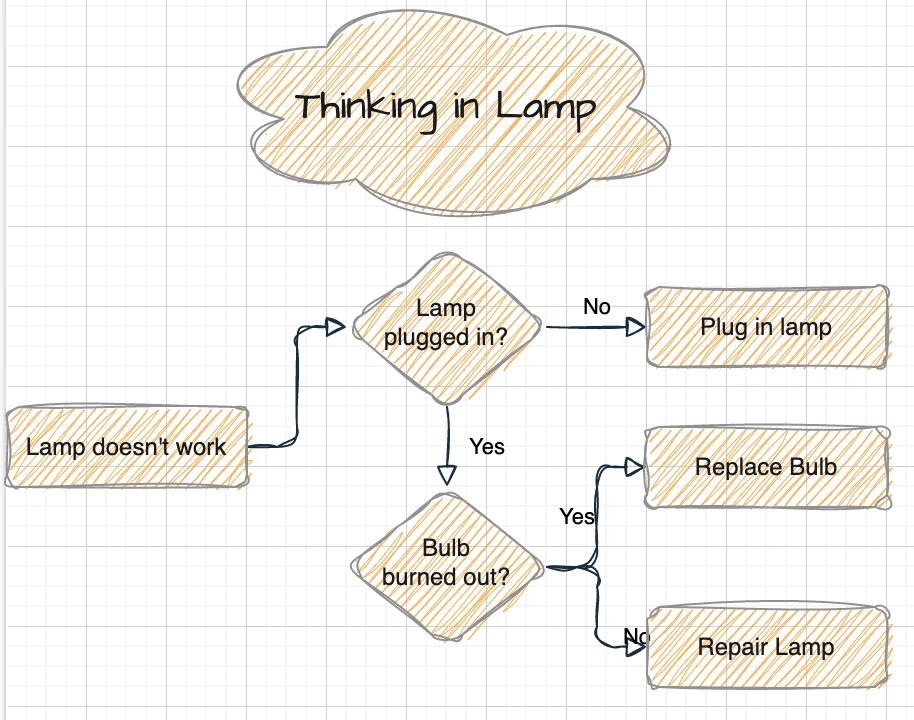
#> input picture Diagram Vectorization/i3.jpg, 914 x 720 px
$ python test1.py
#> lines starting #> are read from the running program, lines starting #| are printed output that depends on the picture; after the words box and inside, x2 and y2 are one past the last pixel; in counts of white or black regions, pixels touching at a corner belong together
import cv2
import numpy as np
from sklearn.mixture import GaussianMixture


if __name__ == "__main__":
    # Load grayscale
    img_path = "i3.jpg"
    img = cv2.imread(img_path)
#> img is the input picture: shape (720, 914, 3); mean B, G, R 237, 241.8, 244.7
    if img is None:
        raise FileNotFoundError(f"Could not read {img_path}")
    gray = cv2.cvtColor(img, cv2.COLOR_BGR2GRAY)


    binary = cv2.adaptiveThreshold(
        gray, 255,
        cv2.ADAPTIVE_THRESH_GAUSSIAN_C,
        cv2.THRESH_BINARY,
        blockSize=31,  # odd
        C=5
    )
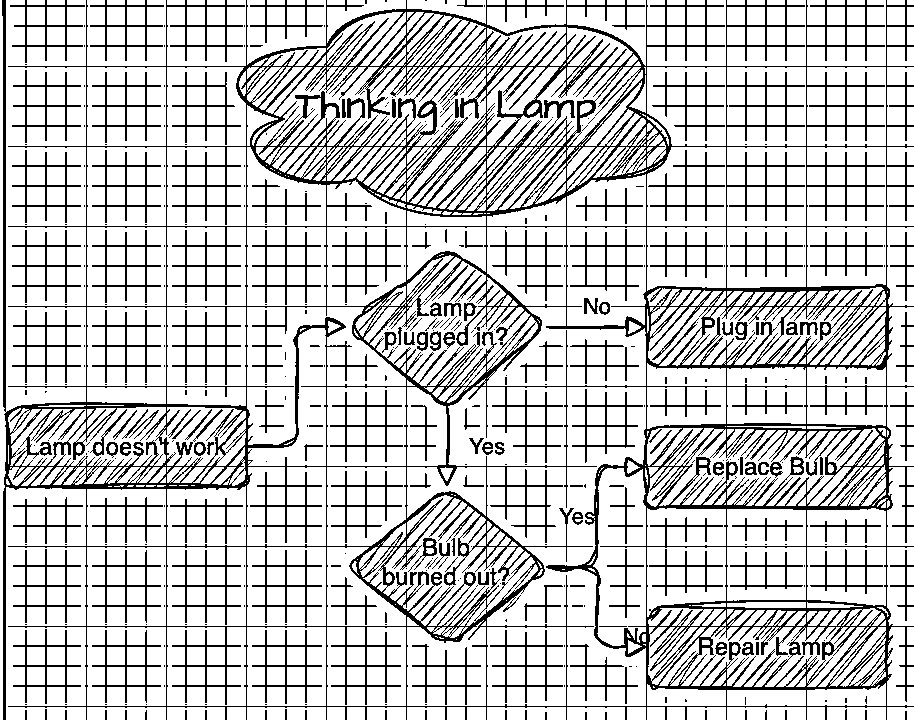
#> binary: shape (720, 914); 79.5% white; black in thin lines or dots

    more_white = np.count_nonzero(binary) > (binary.size // 2)
#> more_white = True

    if more_white:
        binary = cv2.bitwise_not(binary)
#> binary: shape (720, 914); 20.5% white in thin lines or dots

    color = cv2.bitwise_and(img, img, mask=binary)
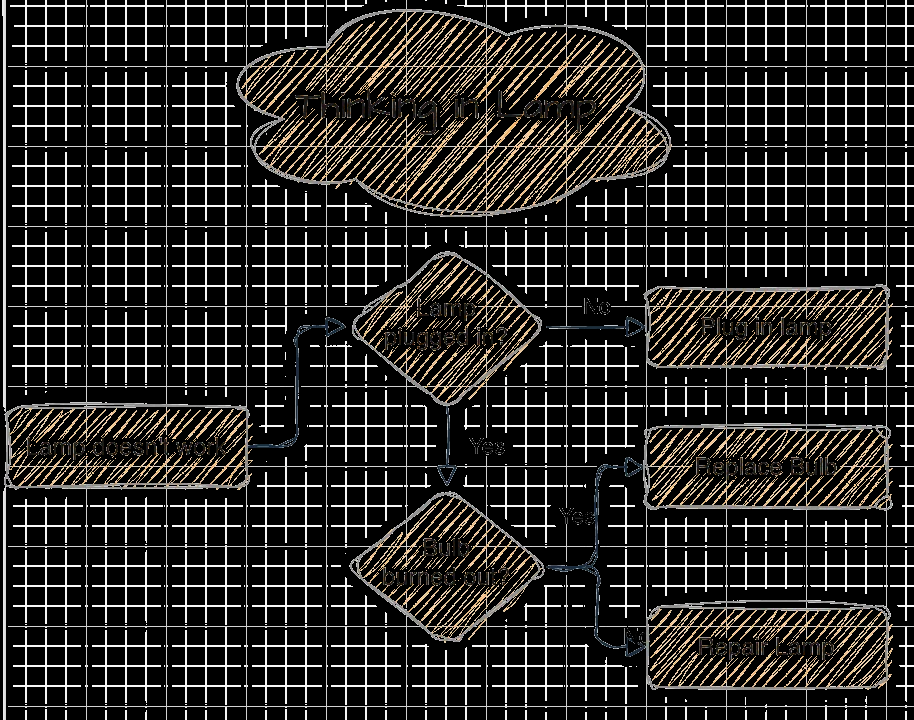
#> color: shape (720, 914, 3); mean B, G, R 38.7, 41.1, 43
    inv_mask = cv2.bitwise_not(color)
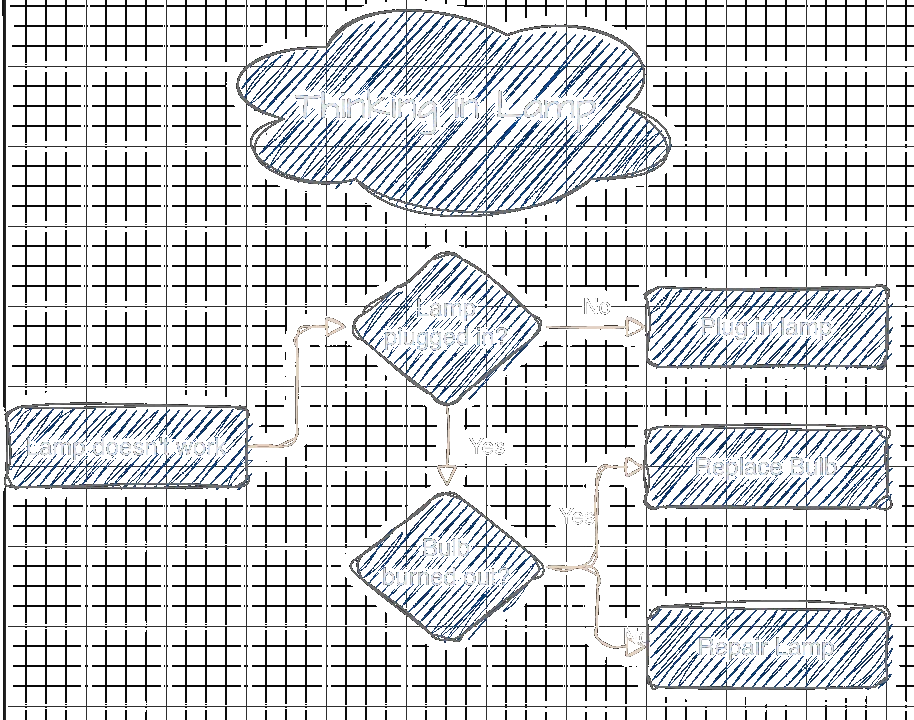
#> inv_mask: shape (720, 914, 3); mean B, G, R 216.3, 213.9, 212

    color[inv_mask == 255] = 255

    hsv = cv2.cvtColor(color, cv2.COLOR_BGR2HSV)
#> hsv: shape (720, 914, 3); mean H, S, V 3.4, 6.3, 245.9
    h, s, v = cv2.split(hsv)
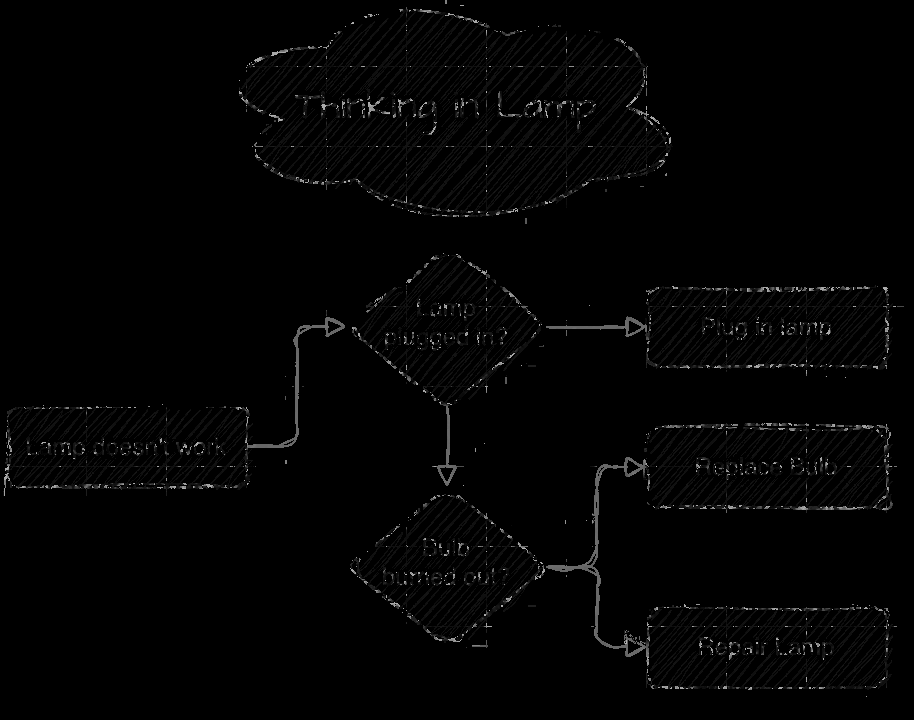
#> h: shape (720, 914); min 0, max 179, mean 3.4
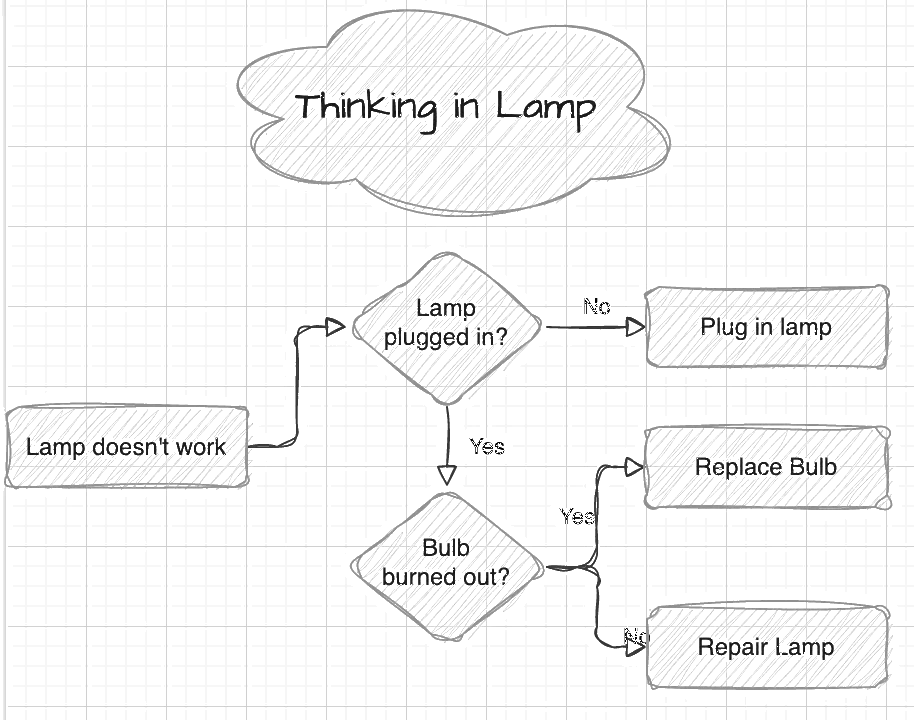
#> v: shape (720, 914); min 1, max 255, mean 245.9
    s = np.clip(s * 2.2, 0, 255).astype(np.uint8)
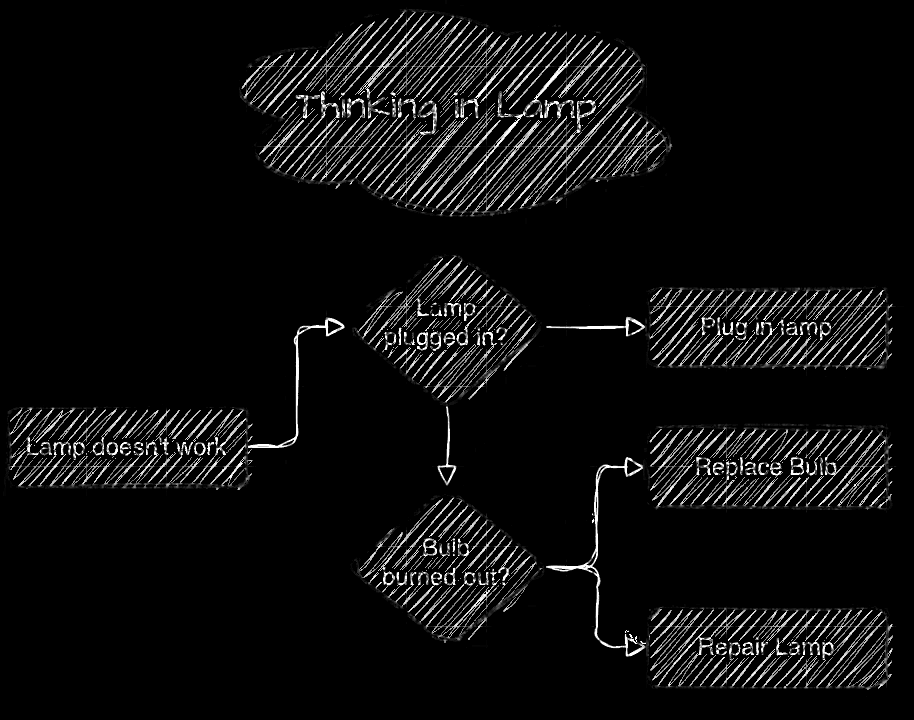
#> s: shape (720, 914); min 0, max 255, mean 13.5
    hsv_enhanced = cv2.merge([h, s, v])
#> hsv_enhanced: shape (720, 914, 3); mean H, S, V 3.4, 13.5, 245.9
    result = cv2.cvtColor(hsv_enhanced, cv2.COLOR_HSV2BGR)
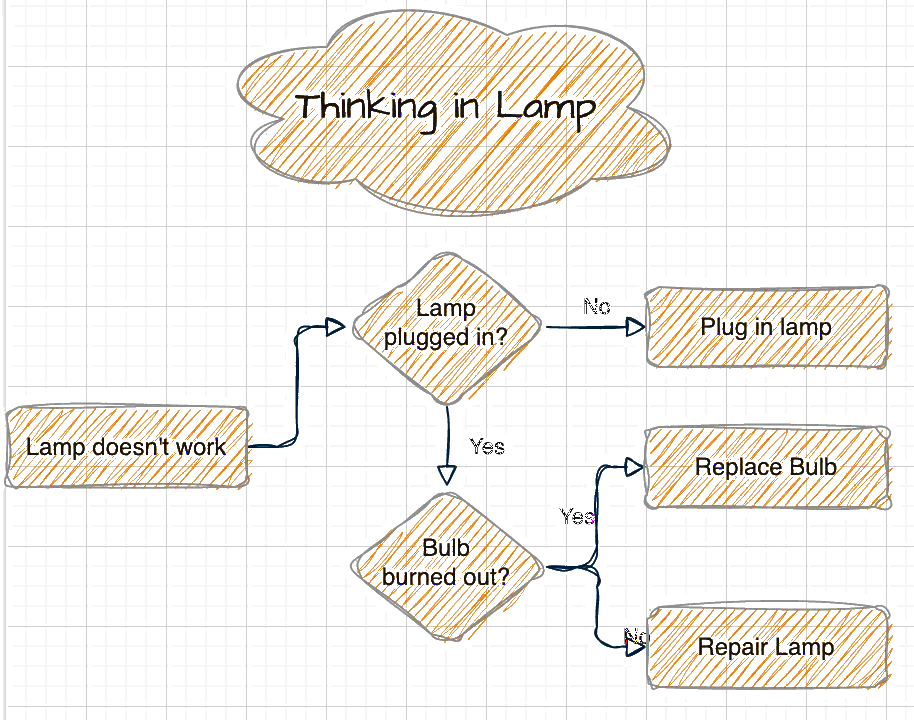
#> result: shape (720, 914, 3); mean B, G, R 236.2, 241.3, 245.5


    cv2.imshow("gray", img)
    cv2.imshow("GMM Cutoff", result)
    cv2.waitKey(0)
    cv2.destroyAllWindows()

$ run again, with Diagram Vectorization/i1.jpg copied over Diagram Vectorization/i3.jpg
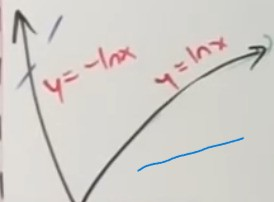
#> input picture Diagram Vectorization/i1.jpg, 274 x 202 px
#> img is the input picture: shape (202, 274, 3); mean B, G, R 202.7, 207.2, 210.4
#> `binary = cv2.adaptiveThreshold( gray, 255, cv2.ADAPTIVE_THRESH_GAUSSIA..`:
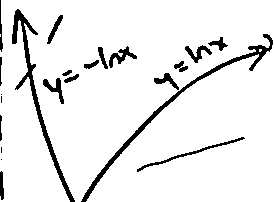
#> binary: shape (202, 274); 92.3% white; 22 black regions (4 under 20 px), largest, box (x1, y1, x2, y2) and area: (81, 34, 273, 202) 1229, (12, 9, 75, 202) 1160, (137, 137, 245, 172) 289
#> more_white = True
#> hsv: shape (202, 274, 3); mean H, S, V 4.7, 2.8, 247.2
#> hsv_enhanced: shape (202, 274, 3); mean H, S, V 4.7, 5.8, 247.2
#> `result = cv2.cvtColor(hsv_enhanced, cv2.COLOR_HSV2BGR)`:
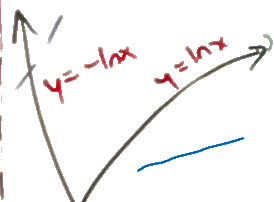
#> result: shape (202, 274, 3); mean B, G, R 244.4, 244.4, 246.3
